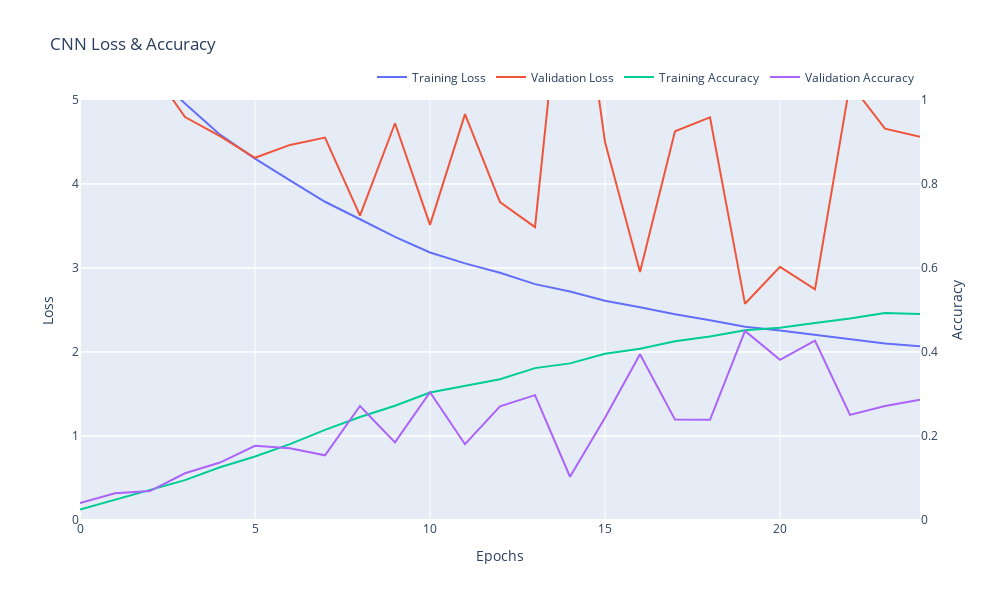

Notebook cell for this chart:
### Code cell
# same plot but give blue color to train and orange to validation
fig = go.Figure()
fig.add_trace(go.Scatter(x=history_cnn.epoch, y=history_cnn.history['loss'], name="Training Loss"))
fig.add_trace(go.Scatter(x=history_cnn.epoch, y=history_cnn.history['val_loss'], name="Validation Loss"))
# add accuracy on different y axis
fig.update_layout(yaxis2=dict(overlaying='y', side='right', range=[0, 1], title="Accuracy"))
fig.add_trace(go.Scatter(x=history_cnn.epoch, y=history_cnn.history['accuracy'], name="Training Accuracy", yaxis="y2"))
fig.add_trace(go.Scatter(x=history_cnn.epoch, y=history_cnn.history['val_accuracy'], name="Validation Accuracy", yaxis="y2"))
fig.update_layout(title="CNN Loss & Accuracy",
                  legend=dict(
                        orientation="h",
                        yanchor="bottom",
                        y=1.02,
                        xanchor="right",
                        x=1
                        ),
                  yaxis=dict(range=[0, 5],title="Loss"),
                  xaxis=dict(title="Epochs")
                  )
fig.update_layout(width=1000, height=600)
fig.show()

### Figure 1 — Plotly figure (JSON) as saved in the notebook; plotly's stock layout.template omitted (floating-point values rounded to 4 significant figures)
{"data": [{"name": "Training Loss", "type": "scatter", "x": [0, 1, 2, 3, 4, 5, 6, 7, 8, 9, 10, 11, 12, 13, 14, 15, 16, 17, 18, 19, 20, 21, 22, 23, 24], "y": [6.664, 5.877, 5.361, 4.958, 4.587, 4.303, 4.042, 3.789, 3.581, 3.37, 3.185, 3.055, 2.944, 2.808, 2.72, 2.61, 2.534, 2.449, 2.378, 2.3, 2.255, 2.205, 2.149, 2.101, 2.069]}, {"name": "Validation Loss", "type": "scatter", "x": [0, 1, 2, 3, 4, 5, 6, 7, 8, 9, 10, 11, 12, 13, 14, 15, 16, 17, 18, 19, 20, 21, 22, 23, 24], "y": [6.126, 5.584, 5.394, 4.797, 4.571, 4.312, 4.465, 4.552, 3.624, 4.723, 3.514, 4.832, 3.785, 3.486, 7.477, 4.5, 2.953, 4.628, 4.793, 2.574, 3.014, 2.746, 5.2, 4.659, 4.564]}, {"name": "Training Accuracy", "type": "scatter", "x": [0, 1, 2, 3, 4, 5, 6, 7, 8, 9, 10, 11, 12, 13, 14, 15, 16, 17, 18, 19, 20, 21, 22, 23, 24], "y": [0.0251, 0.04876, 0.0717, 0.095, 0.1257, 0.1512, 0.1806, 0.2145, 0.2451, 0.2721, 0.3033, 0.3189, 0.3353, 0.3616, 0.3729, 0.3959, 0.408, 0.4255, 0.4367, 0.4519, 0.4579, 0.4689, 0.4798, 0.493, 0.4906], "yaxis": "y2"}, {"name": "Validation Accuracy", "type": "scatter", "x": [0, 1, 2, 3, 4, 5, 6, 7, 8, 9, 10, 11, 12, 13, 14, 15, 16, 17, 18, 19, 20, 21, 22, 23, 24], "y": [0.04032, 0.06371, 0.06875, 0.1112, 0.1368, 0.1767, 0.171, 0.1541, 0.2714, 0.1847, 0.3042, 0.1803, 0.2707, 0.2973, 0.103, 0.2433, 0.3945, 0.239, 0.2387, 0.4503, 0.3812, 0.4269, 0.2502, 0.2714, 0.2862], "yaxis": "y2"}], "layout": {"height": 600, "legend": {"orientation": "h", "x": 1, "xanchor": "right", "y": 1.02, "yanchor": "bottom"}, "title": {"text": "CNN Loss & Accuracy"}, "width": 1000, "xaxis": {"title": {"text": "Epochs"}}, "yaxis": {"range": [0, 5], "title": {"text": "Loss"}}, "yaxis2": {"overlaying": "y", "range": [0, 1], "side": "right", "title": {"text": "Accuracy"}}}}
